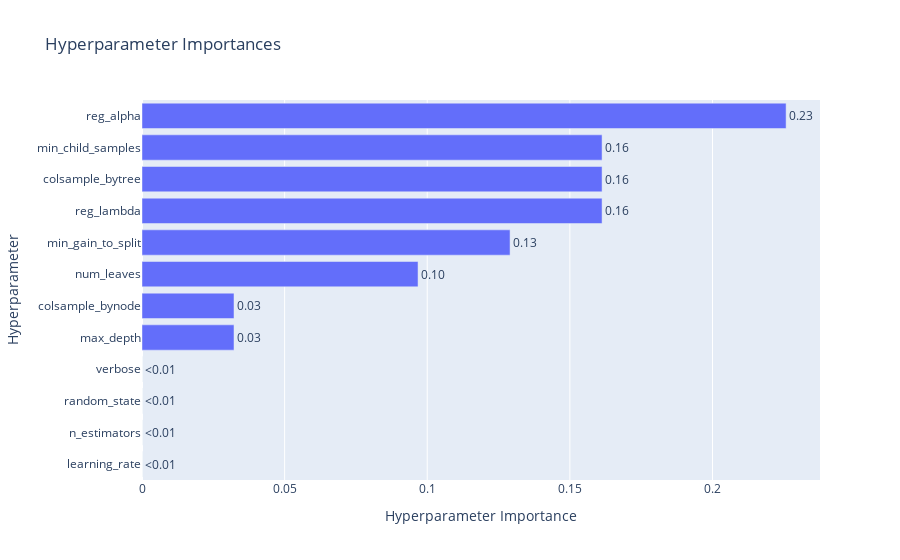

Notebook cell for this chart:
### Code cell
optuna.visualization.plot_param_importances(study_other)

### Figure 1 — Plotly figure (JSON) as saved in the notebook; plotly's stock layout.template omitted (floating-point values rounded to 4 significant figures)
{"data": [{"cliponaxis": false, "hovertemplate": ["learning_rate (CategoricalDistribution): 0.0<extra></extra>", "n_estimators (CategoricalDistribution): 0.0<extra></extra>", "random_state (CategoricalDistribution): 0.0<extra></extra>", "verbose (CategoricalDistribution): 0.0<extra></extra>", "max_depth (IntDistribution): 0.032258064516128705<extra></extra>", "colsample_bynode (FloatDistribution): 0.03225806451612928<extra></extra>", "num_leaves (IntDistribution): 0.09677419354838784<extra></extra>", "min_gain_to_split (IntDistribution): 0.12903225806451712<extra></extra>", "reg_lambda (FloatDistribution): 0.16129032258064352<extra></extra>", "colsample_bytree (FloatDistribution): 0.1612903225806464<extra></extra>", "min_child_samples (IntDistribution): 0.1612903225806464<extra></extra>", "reg_alpha (FloatDistribution): 0.2258064516129009<extra></extra>"], "name": "Objective Value", "orientation": "h", "text": ["<0.01", "<0.01", "<0.01", "<0.01", "0.03", "0.03", "0.10", "0.13", "0.16", "0.16", "0.16", "0.23"], "textposition": "outside", "type": "bar", "x": [0, 0, 0, 0, 0.03226, 0.03226, 0.09677, 0.129, 0.1613, 0.1613, 0.1613, 0.2258], "y": ["learning_rate", "n_estimators", "random_state", "verbose", "max_depth", "colsample_bynode", "num_leaves", "min_gain_to_split", "reg_lambda", "colsample_bytree", "min_child_samples", "reg_alpha"]}], "layout": {"title": {"text": "Hyperparameter Importances"}, "xaxis": {"title": {"text": "Hyperparameter Importance"}}, "yaxis": {"title": {"text": "Hyperparameter"}}}}
